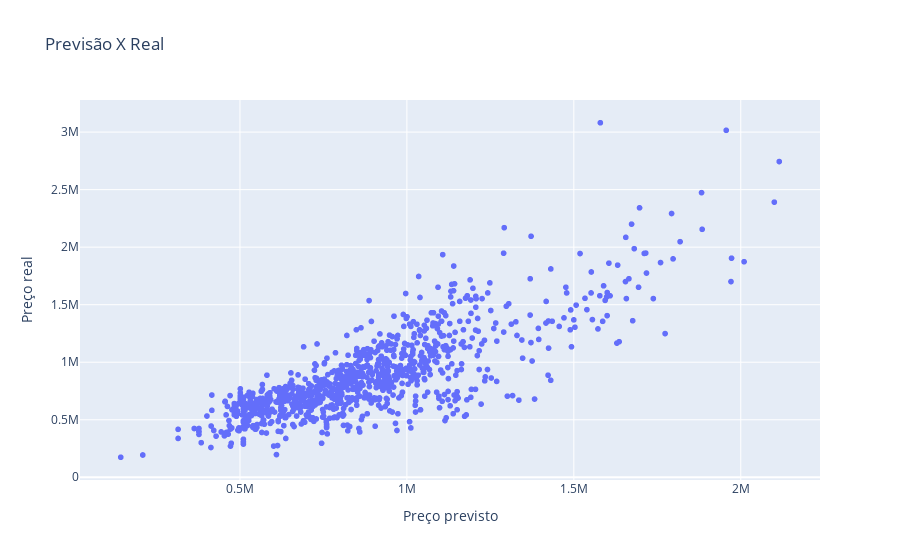

Notebook cell for this chart:
### Code cell
# Fazendo um scatter plot entre y_previsto e y_train

fig = px.scatter(x= y_previsto_train    , y= y_train,
                 title='Previsão X Real',
                 labels={'x':'Preço previsto','y':'Preço real'})
fig.show()

### Figure 1 — Plotly figure (JSON) as saved in the notebook; plotly's stock layout.template omitted (floating-point values rounded to 4 significant figures; data arrays with more than 128 entries replaced by an {"elided": "..."} marker saying what was removed)
{"data": [{"hovertemplate": "Preço previsto=%{x}<br>Preço real=%{y}<extra></extra>", "legendgroup": "", "marker": {"color": "#636efa", "symbol": "circle"}, "mode": "markers", "name": "", "showlegend": false, "type": "scattergl", "x": {"elided": "1006 float values"}, "xaxis": "x", "y": {"elided": "1006 float values"}, "yaxis": "y"}], "layout": {"legend": {"tracegroupgap": 0}, "title": {"text": "Previsão X Real"}, "xaxis": {"anchor": "y", "domain": [0, 1], "title": {"text": "Preço previsto"}}, "yaxis": {"anchor": "x", "domain": [0, 1], "title": {"text": "Preço real"}}}}
